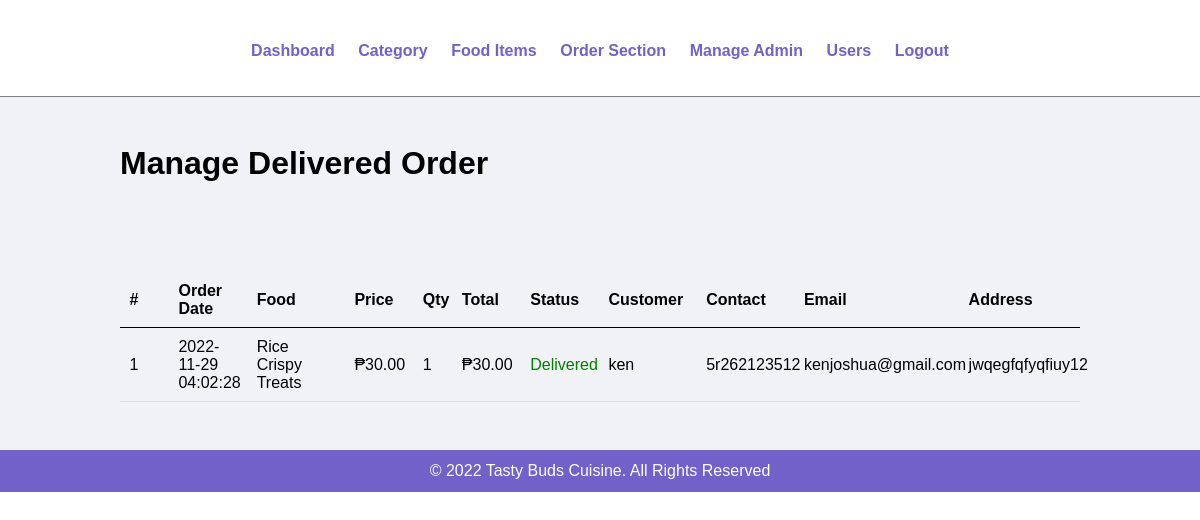
The page /FINALS/onlinefood-order/admin/delivered.php on the database its author committed.
### tables this page shows
CREATE TABLE `tbl_order` (
  `id` int(10) UNSIGNED NOT NULL,
  `food` varchar(150) NOT NULL,
  `price` decimal(10,2) NOT NULL,
  `qty` int(11) NOT NULL,
  `total` decimal(10,2) NOT NULL,
  `order_date` datetime NOT NULL,
  `status` varchar(50) NOT NULL,
  `customer_name` varchar(150) NOT NULL,
  `customer_contact` varchar(20) NOT NULL,
  `customer_email` varchar(150) NOT NULL,
  `customer_address` varchar(255) NOT NULL
);

### FINALS/onlinefood-order/admin/delivered.php (the view, shortened to what this page needs)
<?php include('partials/menu.php'); ?>
<div class="main-content">
    <div class="wrapper">
        <h1 class="h1">Manage Delivered Order</h1>
                <br /><br /><br />
                <br><br>
                <table class="tbl-full">
                    <tr class="table_row">
                        <th width="5%">#</th>
                        <th width="8%">Order Date</th>
                        <th width="10%">Food</th>
                        <th width="7%">Price</th>
                        <th width="4%">Qty</th>
                        <th width="7%">Total</th>
                        <th width="8%">Status</th>
                        <th width="10%">Customer</th>
                        <th width="10%">Contact</th>
                        <th width="15%">Email</th>
                        <th width="10%">Address</th>
                    </tr>
                    <?php
                        $sql = "SELECT * FROM tbl_order WHERE status = 'Delivered' ORDER BY id DESC";
                        $res = mysqli_query($conn, $sql);
                        $count = mysqli_num_rows($res);
                        $sn = 1;
                        if($count>0)
                        {
                            while($row=mysqli_fetch_assoc($res))
                            {
                                $food = $row['food'];
                                $price = $row['price'];
                                $qty = $row['qty'];
                                $total = $row['total'];
                                $order_date = $row['order_date'];
                                $status = $row['status'];
                                $customer_name = $row['customer_name'];
                                $customer_contact = $row['customer_contact'];
                                $customer_email = $row['customer_email'];
                                $customer_address = $row['customer_address'];
                                ?>
                                    <tr>
                                        <td><?php echo $sn++; ?> </td>
                                        <td><?php echo $order_date; ?></td>
                                        <td><?php echo $food; ?></td>
                                        <td><?php echo '₱'.$price; ?></td>
                                        <td><?php echo $qty; ?></td>
                                        <td><?php echo '₱'.$total; ?></td>
                                        <td>
                                            <?php
                                                if($status=="Delivered")
                                                {
                                                    echo "<label style='color: green;'>$status</label>";
                                                }
                                                elseif($status=="Delivered")
                                                {
                                                    echo "<label style='color: blue;'>No Orders.</label>";
                                                }
                                            ?>
                                        </td>
                                        <td><?php echo $customer_name; ?></td>
                                        <td><?php echo $customer_contact; ?></td>
                                        <td><?php echo $customer_email; ?></td>
                                        <td><?php echo $customer_address; ?></td>
                                    </tr>
                                <?php
                            }
                        }
                        else
                        {
                            echo "<tr><td colspan='12' class='error'>Orders not Available</td></tr>";
                        }
                    ?>
                </table>
    </div>
</div>
<?php include('partials/footer.php'); ?>

### FINALS/onlinefood-order/css/admin.css (style rules this page uses)
* { margin: 0; padding: 0; font-family: Arial, Helvetica, sans-serif; }
.wrapper { padding: 1%; width: 80%; margin: 0 auto; }
.tbl-full { width: 100%; }
table { border-collapse: collapse; width: 100%; }
th, td { padding: 8px; text-align: left; border-bottom: 1px solid #ddd; }
table tr th { border-bottom: 1px solid black; padding: 1%; text-align: left; }
table tr td { padding: 1%; }
.main-content { background-color: #f1f2f6; padding: 3% 0; }

### rows shown on the page
tbl_order: order_date "2022-11-29 04:02:28", food "Rice Crispy Treats", price "30.00", qty "1", total "30.00", status "Delivered", customer_name "ken", customer_contact "5r262123512", customer_email "kenjoshua@gmail.com", customer_address "jwqegfqfyqfiuy12"
